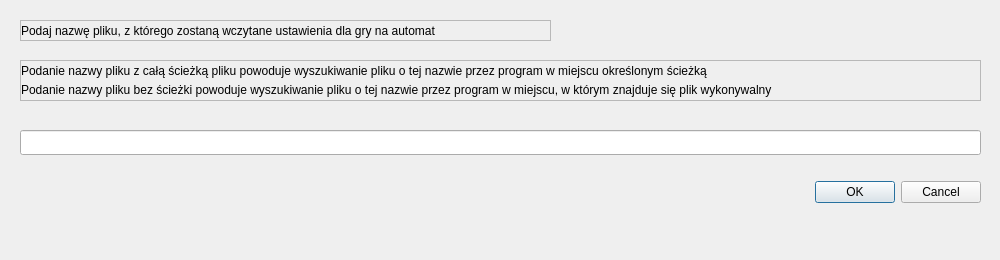
<?xml version="1.0" encoding="UTF-8"?>
<ui version="4.0">
 <class>ReadingFromFileForm</class>
 <widget class="QWidget" name="ReadingFromFileForm">
  <property name="geometry">
   <rect>
    <x>0</x>
    <y>0</y>
    <width>1000</width>
    <height>260</height>
   </rect>
  </property>
  <property name="windowTitle">
   <string>Wczytywanie z pliku</string>
  </property>
  <widget class="QFrame" name="frame_2">
   <property name="geometry">
    <rect>
     <x>20</x>
     <y>60</y>
     <width>961</width>
     <height>41</height>
    </rect>
   </property>
   <property name="frameShape">
    <enum>QFrame::StyledPanel</enum>
   </property>
   <property name="frameShadow">
    <enum>QFrame::Raised</enum>
   </property>
   <layout class="QGridLayout" name="gridLayout_33">
    <property name="leftMargin">
     <number>0</number>
    </property>
    <property name="topMargin">
     <number>0</number>
    </property>
    <property name="rightMargin">
     <number>0</number>
    </property>
    <property name="bottomMargin">
     <number>0</number>
    </property>
    <item row="0" column="0">
     <layout class="QVBoxLayout" name="verticalLayout_4">
      <property name="spacing">
       <number>0</number>
      </property>
      <item>
       <widget class="QLabel" name="label_6">
        <property name="locale">
         <locale language="Polish" country="Poland"/>
        </property>
        <property name="text">
         <string>&lt;html&gt;&lt;head/&gt;&lt;body&gt;&lt;p&gt;Podanie nazwy pliku z całą ścieżką pliku powoduje wyszukiwanie pliku o tej nazwie przez program w miejscu określonym ścieżką&lt;/p&gt;&lt;/body&gt;&lt;/html&gt;</string>
        </property>
       </widget>
      </item>
      <item>
       <widget class="QLabel" name="label_7">
        <property name="locale">
         <locale language="Polish" country="Poland"/>
        </property>
        <property name="text">
         <string>&lt;html&gt;&lt;head/&gt;&lt;body&gt;&lt;p&gt;Podanie nazwy pliku bez ścieżki powoduje wyszukiwanie pliku o tej nazwie przez program w miejscu, w którym znajduje się plik wykonywalny&lt;/p&gt;&lt;/body&gt;&lt;/html&gt;</string>
        </property>
       </widget>
      </item>
     </layout>
    </item>
   </layout>
  </widget>
  <widget class="QLineEdit" name="lineEdit">
   <property name="geometry">
    <rect>
     <x>20</x>
     <y>130</y>
     <width>961</width>
     <height>25</height>
    </rect>
   </property>
  </widget>
  <widget class="QFrame" name="frame">
   <property name="geometry">
    <rect>
     <x>20</x>
     <y>20</y>
     <width>531</width>
     <height>21</height>
    </rect>
   </property>
   <property name="frameShape">
    <enum>QFrame::StyledPanel</enum>
   </property>
   <property name="frameShadow">
    <enum>QFrame::Raised</enum>
   </property>
   <layout class="QGridLayout" name="gridLayout_30">
    <property name="leftMargin">
     <number>0</number>
    </property>
    <property name="topMargin">
     <number>0</number>
    </property>
    <property name="rightMargin">
     <number>0</number>
    </property>
    <property name="bottomMargin">
     <number>0</number>
    </property>
    <item row="0" column="0">
     <layout class="QVBoxLayout" name="verticalLayout">
      <property name="spacing">
       <number>0</number>
      </property>
      <item>
       <widget class="QLabel" name="label_1">
        <property name="locale">
         <locale language="Polish" country="Poland"/>
        </property>
        <property name="text">
         <string>Podaj nazwę pliku, z którego zostaną wczytane ustawienia dla gry na automat</string>
        </property>
       </widget>
      </item>
     </layout>
    </item>
   </layout>
  </widget>
  <widget class="QDialogButtonBox" name="buttonBox">
   <property name="geometry">
    <rect>
     <x>690</x>
     <y>180</y>
     <width>291</width>
     <height>25</height>
    </rect>
   </property>
   <property name="standardButtons">
    <set>QDialogButtonBox::Cancel|QDialogButtonBox::Ok</set>
   </property>
  </widget>
 </widget>
 <resources/>
 <connections/>
</ui>
